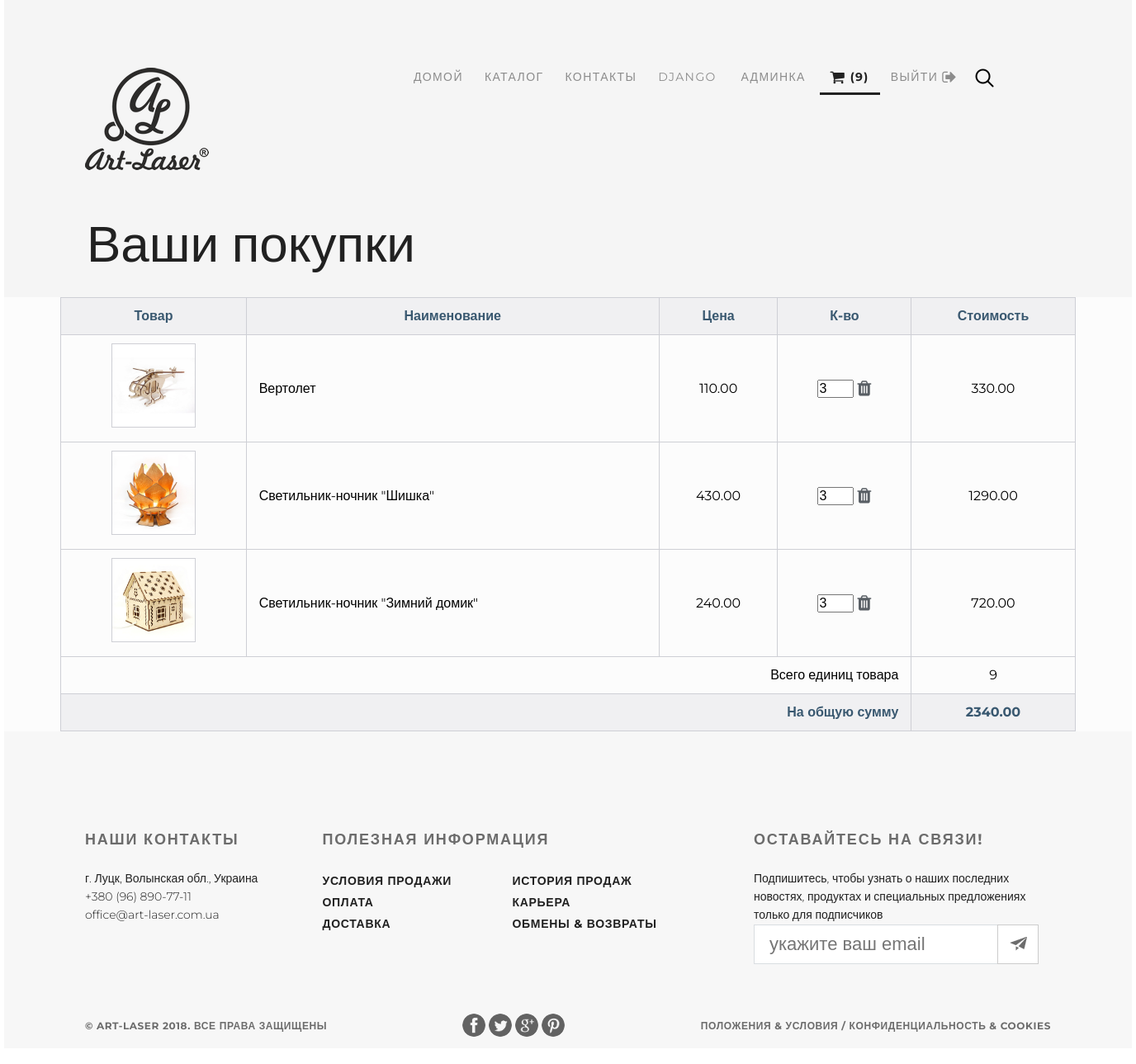
Page /basket/ (signed in) on the earlier database version.
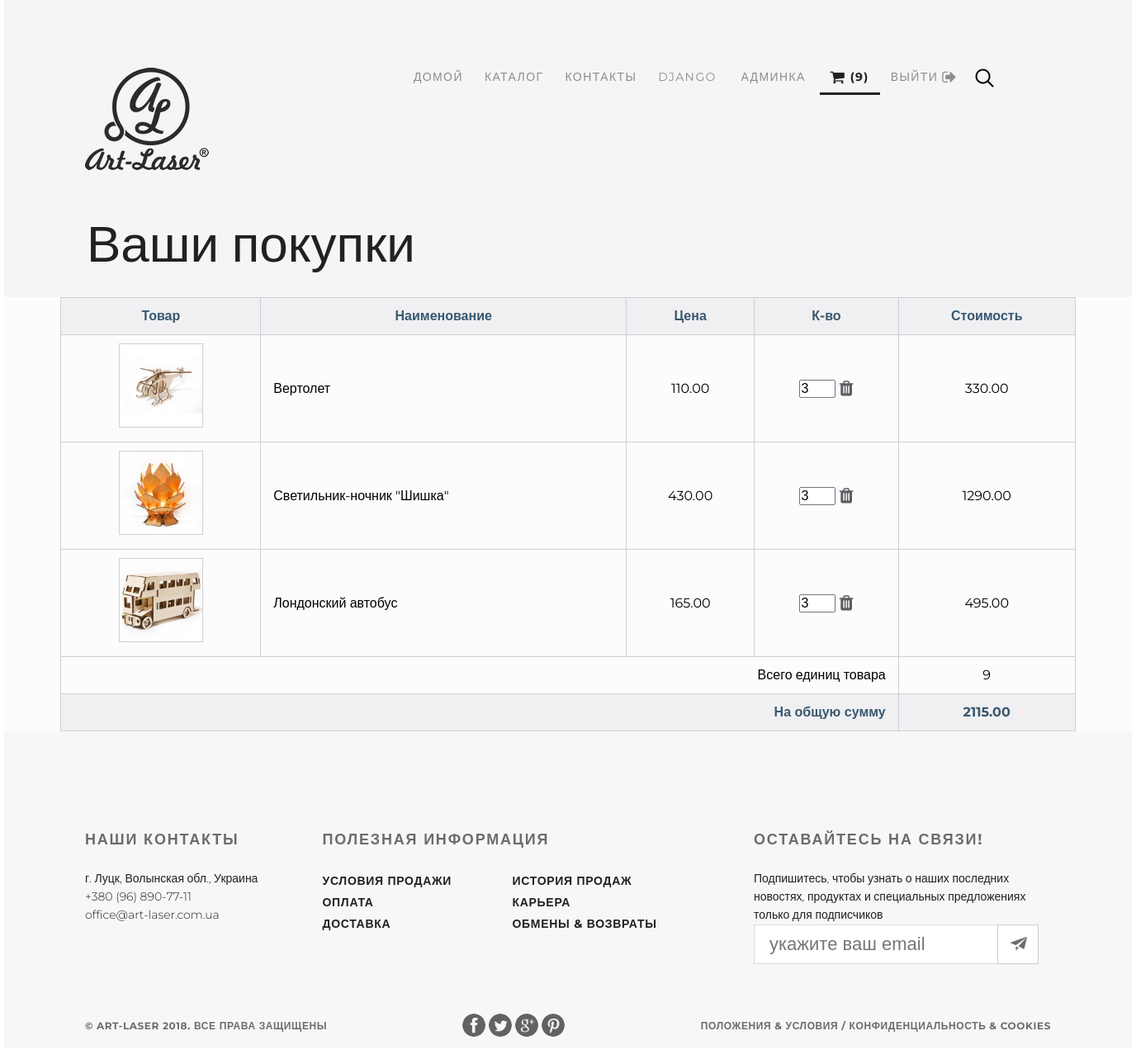
Same page on the later database version.
### basketapp/models.py (models this page shows)
class Basket(models.Model):
    user = models.ForeignKey(settings.AUTH_USER_MODEL, related_name='basket', on_delete=models.CASCADE)
    product = models.ForeignKey(Product, on_delete=models.CASCADE)
    quantity = models.PositiveIntegerField(verbose_name='количество', default=0)
    add_datetime = models.DateTimeField(verbose_name='время добавления', auto_now_add=True)
    total_price = models.DecimalField(verbose_name='стоимость', max_digits=8, decimal_places=2, default=0)
    @property
    def product_cost(self):
        return self.product.price * self.quantity
    @property
    def total_quantity(self):
        items = self.user.basket.all()
        total_quantity = sum(list(map(lambda x: x.quantity, items)))
        return total_quantity
    @property
    def total_cost(self):
        items = self.user.basket.all()
        totalcost = sum(list(map(lambda x: x.product_cost, items)))
        return totalcost
    @staticmethod
    def get_basket(request):
        if request.user.is_authenticated:
            basket = request.user.basket.all()
        else:
            basket = []
        return basket

### mainapp/models.py (models this page shows, shortened)
class Product(models.Model):
    category = models.ForeignKey(ProductCategory, on_delete=models.CASCADE)
    name = models.CharField(verbose_name='Название товара', max_length=128)
    vendor_id = models.CharField(verbose_name='Артикул', max_length=10, unique=True, blank=True)
    image = models.ImageField(upload_to='products_image', blank=True)
    short_descript = models.CharField(verbose_name='Краткое описание', max_length=64, blank=True)
    description = models.TextField(verbose_name='Описание товара', blank=True)
    price = models.DecimalField(verbose_name='Цена товара', max_digits=8, decimal_places=2, default=0)
    quantity = models.PositiveIntegerField(verbose_name='Кол-во на складе', default=0)
    is_active = models.BooleanField(verbose_name='активен', default=True)

### authapp/models.py (models this page shows)
class ShopUser(AbstractUser):
    avatar = models.ImageField(upload_to='users_avatars', blank=True)
    age = models.PositiveIntegerField(verbose_name='возраст')
    phone = models.CharField(verbose_name='номер телефона', max_length=16, default='')

### basketapp/views.py (the view)
@login_required
def main_basket(requset):
    title = 'Корзина'
    basket = Basket.get_basket(requset)
    context = {
        'title': title,
        'basket': basket,
    }
    return render(requset, 'basketapp/basket.html', context)

### basketapp/templates/basketapp/basket.html (shortened to what this page needs)
{% extends 'mainapp/base.html' %}
{% load staticfiles %}
{% block container %}
<div class="container clearfix">
    <div class="hero-back">
        {% include 'mainapp/includes/inc__main_menu.html' %}
        <div class="h2">Ваши покупки</div>
    </div>
    <div class="content">
        {% if basket %}
            {% include 'basketapp/includes/inc__basket_list.html' %}
        {% else %}
        <div style="margin: 100px auto;">
            <h2>Корзина пуста</h2>
        </div>
        {% endif %}
    </div>
</div>
{% endblock%}

### mainapp/templates/mainapp/includes/inc__main_menu.html
{% load staticfiles %}
<header>
    <a class="logo" href="{% url 'main' %}"><img src="{% static '/img/my_store_logo.png' %}" alt="logo"></a>
    <a class="search" href="#"><img src="{% static '/img/search.png' %}" alt=""></a>
    <input class="search_input" type="search" placeholder="Поиск">
    <ul class="menu">
        <li>
            <a href="{% url 'main' %}"
               class="{% if request.resolver_match.url_name == 'main' %} click {% endif %}">
                ДОМОЙ
            </a>
        </li>
        <li>
            <a href="{% url 'products:index' %}"
               class="{% if request.resolver_match.namespaces.0 == 'products' %} click {% endif %}">
                КАТАЛОГ
            </a>
        </li>
        <li>
            <a href="{% url 'contact' %}"
               class="{% if request.resolver_match.url_name == 'contact' %} click {% endif %}">
                КОНТАКТЫ
            </a>
        </li>
        <li>
            {% if user.is_authenticated %}
                <a href="{% url 'auth:edit' %}">{{user.username}}</a>
                {% if user.is_superuser %}
                <a href="{% url 'administrator:categories' %}">админка</a>{% endif %}
                <a href="{% url 'basket:main_basket' %}"
                    class="{% if request.resolver_match.namespaces.0 == 'basket' %} click {% endif %}">
                        {% if basket %}
                            <i class="fa fa-shopping-cart fa-lg" aria-hidden="true"></i>
                            ({{ basket.0.total_quantity }})
                        {% else %}
                            <i class="fa fa-shopping-cart fa-lg" aria-hidden="true"></i>
                        {% endif %}
                </a>
            {% endif %}
        </li>
        <li>
            {% if user.is_authenticated %}
            <a href="{% url 'auth:logout' %}">ВЫЙТИ <i class="fa fa-sign-out fa-lg" aria-hidden="true"></i></a>
            {% else %}
            <a href="{% url 'auth:login' %}"
               class="{% if request.resolver_match.url_name == 'login' %} click {% endif %}">
                ВОЙТИ
                <i class="fa fa-sign-in fa-lg" aria-hidden="true"></i>
            </a>
            {% endif %}
        </li>
    </ul>
</header>

### basketapp/templates/basketapp/includes/inc__basket_list.html
<table>
    <thead>
    <tr>
        <th scope="col">Товар</th>
        <th scope="col">Наименование</th>
        <th scope="col">Цена</th>
        <th scope="col">К-во</th>
        <th scope="col">Стоимость</th>
    </tr>
    </thead>
    <tbody>
    {% for item in basket %}
    <tr>
        <th scope="row"><img class="img_min" src="/media/{{ item.product.image }}" alt=""></th>
        <td>{{ item.product.name }}</td>
        <td class="td-price">{{ item.product.price }}</td>
        <td class="td-qty">
            <input type="number" name="{{ item.pk }}" min="0" value="{{ item.quantity }}">
            <a href="{% url 'basket:product_del' item.pk %}">
                <i class="fa fa-trash fa-lg" aria-hidden="true"></i>
            </a>
        </td>
        <td class="td-total">{{ item.product_cost }}</td>
    </tr>
    {% endfor %}
    </tbody>
    <tfoot>
    <tr>
        <td colspan="4">Всего единиц товара</td>
        <td class="td-qty">{{ basket.0.total_quantity }}</td>
    </tr>
    <tr>
        <td colspan="4">На общую сумму</td>
        <td class="td-total">{{ basket.0.total_cost }}</td>
    </tr>
    </tfoot>
</table>

Differences in the rows shown:
removed Basket: product.image (picture), product.name "Светильник-ночник \"Зимний домик\"", product.price "240.00", quantity "3", product_cost "720.00"
computed for Basket "Вертолет": user+product+quantity "2340.00" → "2115.00"
added Basket: product.image (picture), product.name "Лондонский автобус", product.price "165.00", quantity "3", product_cost "495.00"
